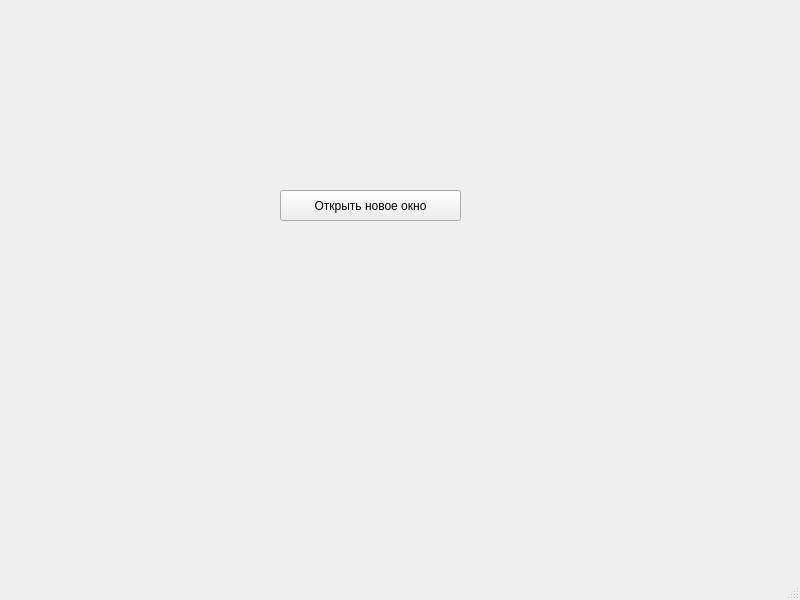
<?xml version="1.0" encoding="UTF-8"?>
<ui version="4.0">
 <class>youtube4</class>
 <widget class="QMainWindow" name="youtube4">
  <property name="geometry">
   <rect>
    <x>0</x>
    <y>0</y>
    <width>800</width>
    <height>600</height>
   </rect>
  </property>
  <property name="windowTitle">
   <string>youtube4</string>
  </property>
  <widget class="QWidget" name="centralwidget">
   <widget class="QPushButton" name="pushButton">
    <property name="geometry">
     <rect>
      <x>280</x>
      <y>190</y>
      <width>181</width>
      <height>31</height>
     </rect>
    </property>
    <property name="text">
     <string>Открыть новое окно</string>
    </property>
   </widget>
  </widget>
  <widget class="QMenuBar" name="menubar">
   <property name="geometry">
    <rect>
     <x>0</x>
     <y>0</y>
     <width>800</width>
     <height>22</height>
    </rect>
   </property>
  </widget>
  <widget class="QStatusBar" name="statusbar"/>
 </widget>
 <resources/>
 <connections/>
</ui>
